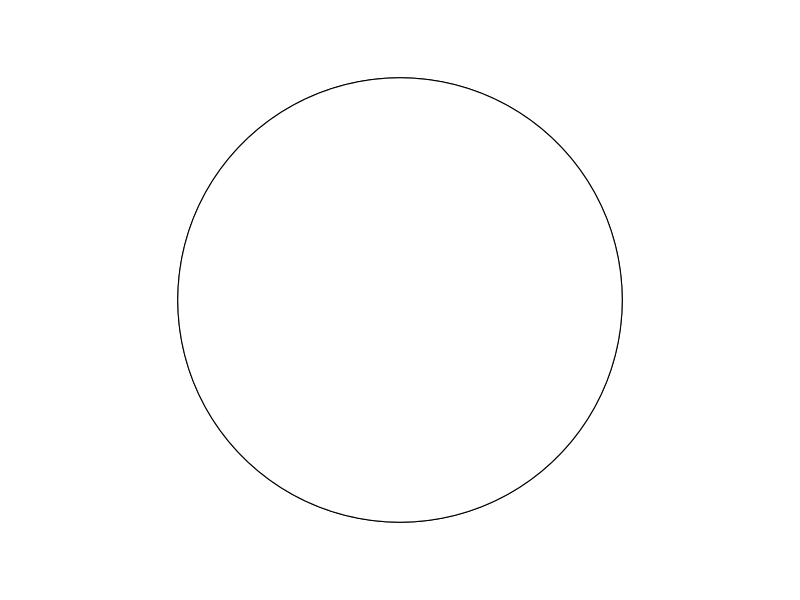
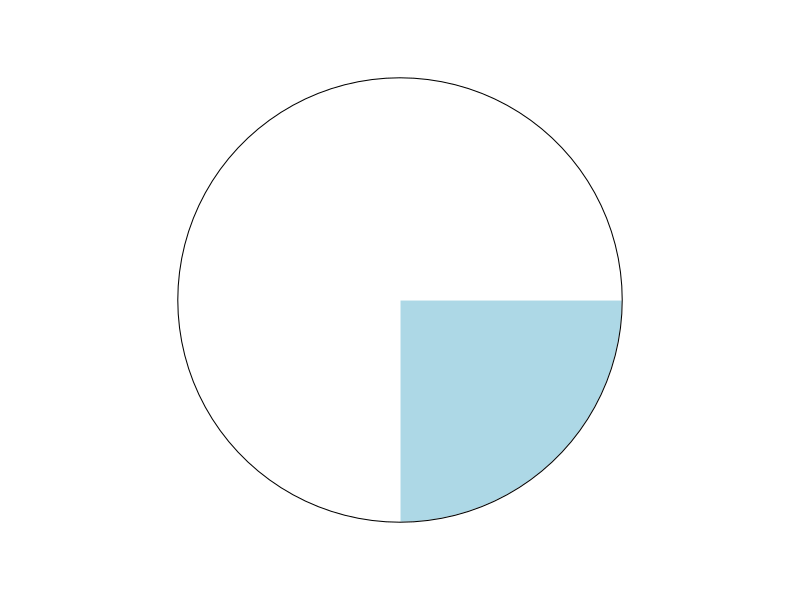
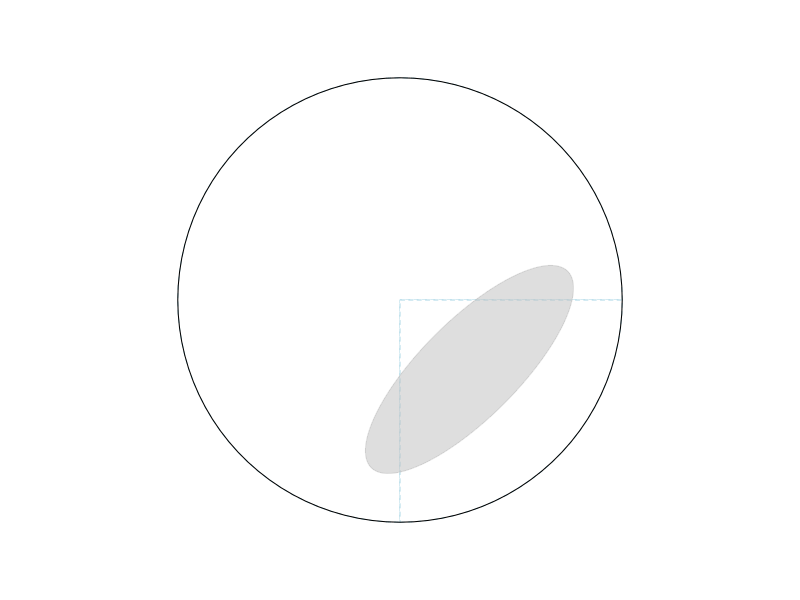
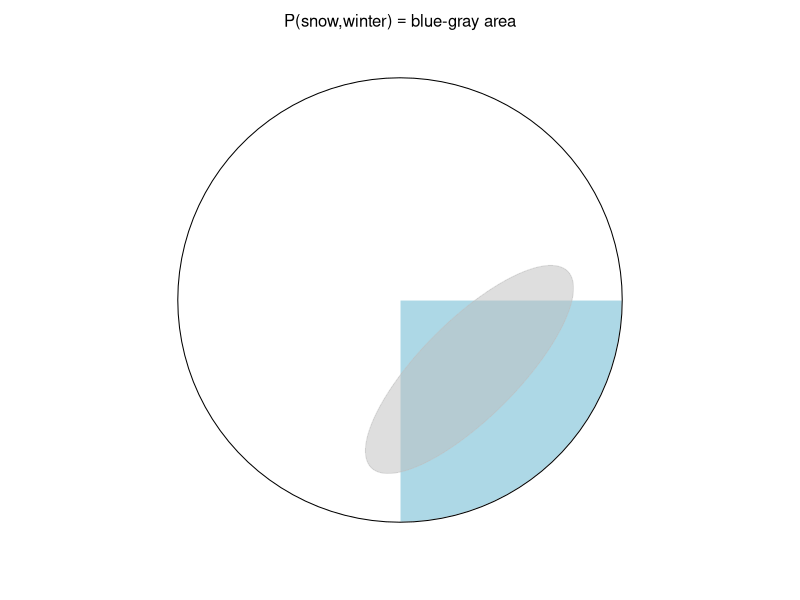
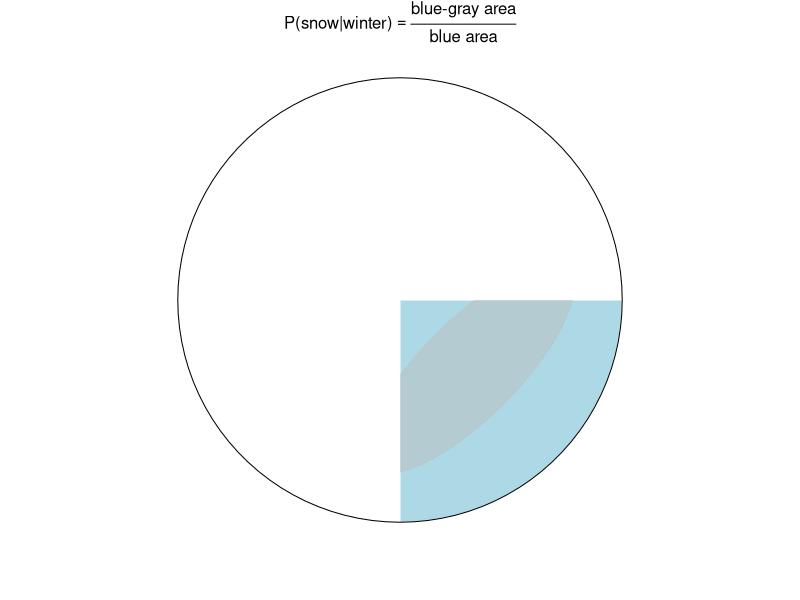
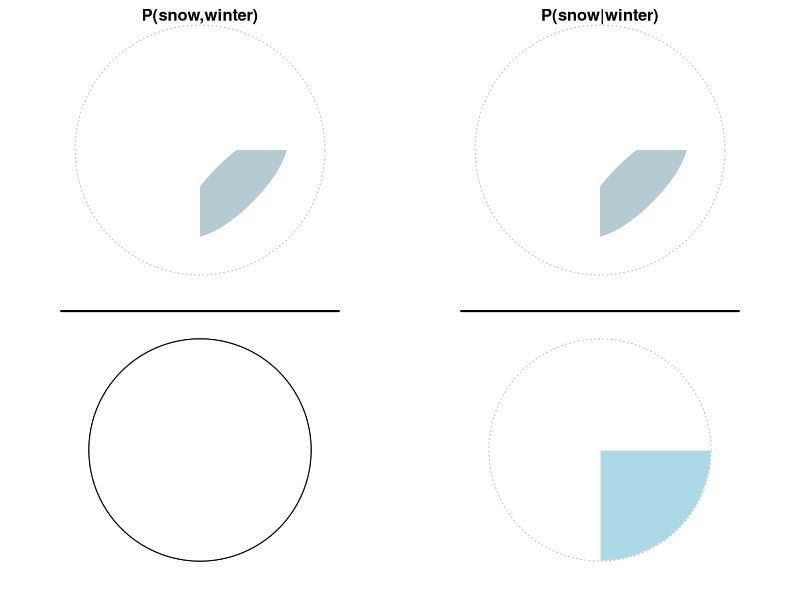
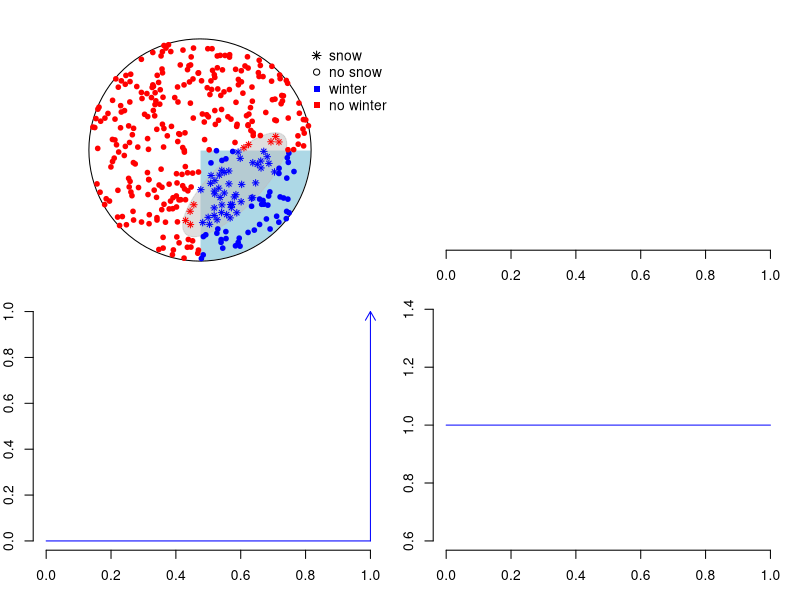
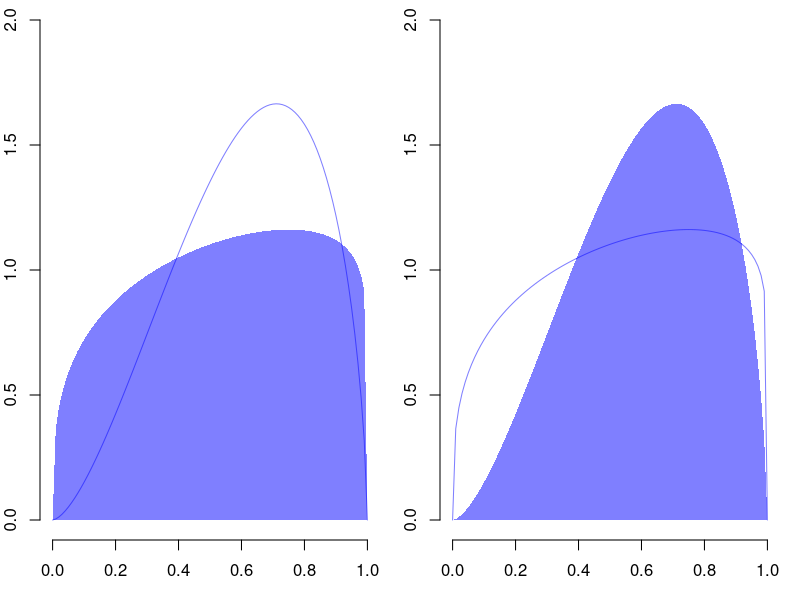

Write R code to recreate these figures, in order.
## ---- chunk 1
knitr::opts_chunk$set(echo = TRUE, dpi = 300, fig.align = 'center')
## ---- chunk 2
library(plotrix)
library(magrittr)
par(mar = c(0,0,0,0))
pie(c(3,1), labels = "")
draw.circle(0,0,.8, col ="white")
## ---- chunk 3
draw_pie = function() {
  par(mar = c(0,0,0,0))
  pie(c(3,1), labels = "", border = "white")
  draw.circle(0,0,.8)
}
draw_pie()
## ---- chunk 4
e.rot = 45
h.e = .25
k.e = -.25
a.e = .5
b.e = .175
draw_ellipse = function() {
  draw.ellipse(h.e,k.e,a.e,b.e , angle = e.rot,
               col = adjustcolor("grey",alpha = .5),
               border = adjustcolor("grey",alpha = .5)) 
}
par(mar = c(0,0,0,0))
pie(c(3,1), labels = "", border = "lightblue", col = "white", lty = 2)
draw.circle(0,0,.8, col =adjustcolor("white",alpha = 0))
draw_ellipse()
## ---- chunk 5
draw_pie()
e.rot = 45
h.e = .25
k.e = -.25
a.e = .5
b.e = .175
draw_ellipse = function() {
  draw.ellipse(h.e,k.e,a.e,b.e , angle = e.rot,
               col = adjustcolor("grey",alpha = .5),
               border = adjustcolor("grey",alpha = .5)) 
}
draw_ellipse()
text(0,1,expression("P(snow,winter)" =="blue-gray area"))
## ---- chunk 6
par(mar = c(0,0,0,0))
pie(c(3,1), labels = "", border = "white")
draw.circle(0,0,.8)
text(0,1,expression("P(snow|winter)" == frac("blue-gray area", "blue area")))
draw_ellipse()
rect(0,0,.7,.2, col = "white", border = NA)
rect(0,0,-.2,-.7, col = "white", border = NA)
## ---- chunk 7
par(mar = c(0,0,0,0), mfrow = c(2,2))

pie(c(3,1), labels = "", ylim = c(0,-.5))
draw.circle(0,0,.9, col ="white", lty = 3, border = "grey")
draw.ellipse(h.e,k.e,a.e,b.e , col = "lightblue", angle = e.rot, border = "lightblue")
draw_ellipse()
rect(0,0,.7,.2, col = "white", border = NA)
rect(0,0,-.2,-.7, col = "white", border = NA)
title("P(snow,winter)",line = -1.25)

pie(c(3,1), labels = "", ylim = c(0,-.5))
draw.circle(0,0,.9, col ="white", lty = 3, border = "grey")
draw.ellipse(h.e,k.e,a.e,b.e , col = "lightblue", angle = e.rot, border = "lightblue")
draw_ellipse()
rect(0,0,.7,.2, col = "white", border = NA)
rect(0,0,-.2,-.7, col = "white", border = NA)
title("P(snow|winter)",line = -1.25)

pie(c(3,1), labels = "")
draw.circle(0,0,.8, col ="white")
lines(c(-1,1),c(1,1), lwd = 2)

pie(c(3,1), labels = "", border = "white")
draw.circle(0,0,.8, lty = 3, border = "grey")
lines(c(-1,1),c(1,1), lwd = 2)
## ---- chunk 8
shift_rotate = function(xy,shift_x, shift_y, angle) {
  theta = 2*pi/(1/(angle/360))
  trans.mat = transf = matrix(c(cos(theta),-sin(theta),sin(theta),cos(theta)),nrow = 2)
  
  x.e = xy[1] - shift_x
  y.e = xy[2] - shift_y
  
  xy_transf = trans.mat %*% matrix(c(x.e,y.e))
  
  return(xy.r = c(
    x.r = shift_x + xy_transf[1],
    y.r = shift_y + xy_transf[2]  
  ))
}

in_ellipse = function(xy,h,k,a,b, e.rot) {
  xy.r = shift_rotate(xy,h,k,e.rot)
  (xy.r[1]-h)^2/a^2 + (xy.r[2]-k)^2/b^2 <= 1
}

rpoint_in_circle = function() {
  r = 0.8 * sqrt(runif(1))
  theta = runif(1) * 2 * pi
  return(c(0 + r * cos(theta),
           0 + r * sin(theta)))
}

## ---- chunk 9
set.seed(123)

# draw the background
draw_pie()
draw_ellipse()

N = 365
is.winter = vector(length = N) # vector to count winter days
is.snow = vector(length = N) # vector to count snow days

for (k in 1:N) {
  # generate random point with custom function
  xy = rpoint_in_circle()
  
  # check if it is a snow day, i.e. in ellipse, with custom function
  is.snow[k] = in_ellipse(xy,h.e,k.e,a.e,b.e,e.rot)
  # check if it is a winter day
  is.winter[k] = xy[1] > 0 & xy[2] < 0
  
  # plot points
  points(xy[1],xy[2],
         pch = ifelse(is.snow[k] == T,8,21), cex = .75,
         bg = ifelse(is.winter[k] == T,"blue","red"),
         col = ifelse(is.winter[k] == T,"blue","red"))
}
legend(.75,.8,
       pch = c(8,21,15,15), bty = "n",
       col = c("black","black","blue","red"),
       legend = c("snow","no snow", "winter", "no winter"))
## ---- chunk 10
N_winter = sum(is.winter)
P_winter = N_winter/N
P_winter %>% round(2)
## ---- chunk 11
N_snow = sum(is.snow)
P_snow = N_snow/N
P_snow %>% round(2)
## ---- chunk 12
# logical indexing:
# is.snow[is.winter] returns only those entries of the 
# vector is.snow that are at positions where the 
# value for is.winter is TRUE
N_winter_and_snow = sum(is.snow[is.winter]) 
P_winter_and_snow = N_winter_and_snow/N
P_winter_and_snow %>% round(2)
## ---- chunk 13
P_snow_given_winter = N_winter_and_snow/N_winter
P_snow_given_winter %>% round(2)
## ---- chunk 14
P_snow_given_winter = P_winter_and_snow/P_winter
## ---- chunk 15
par(mar=c(3,2,0,1))
plot(0, type = "n", xlim = c(0,1), 
     yaxt = "n", ylab = "", 
     xlab = "p",
     bty = "n")
## ---- chunk 16
par(mar=c(3,2,0,1))
plot(0,type = "n",
     ylim = c(0,1.01),
     xlim = c(0,1),
     ylab = "", xlab = "p",
     bty = "n")
arrows(1,0,1,1, col = "blue", length = .1)
lines(c(0,1),c(0,0), col = "blue")
## ---- chunk 17
par(mar=c(3,2,0,1))
curve(dbeta(x,1,1),
      ylab = "density", 
      xlab = "p", 
      bty = "n",
      col = "blue")
## ---- chunk 18
par(mar=c(3,2,0,1))
filled.beta = function(a = 1, b = 1, col = "blue", border = NA, ylim = NULL, add = F) {
  x = seq(0,1,.01)
  y = dbeta(x,a,b)
  x.poly <- c(x, tail(x,1), head(x,1))
  y.poly <- c(y, 0, 0)
  if (is.null(ylim)) ylim = c(0,max(y))
  if (add == FALSE)
    plot(0,type = "n", ylim = ylim, xlab = "p", ylab = "density", xlim = c(0,1), bty = "n")
  polygon(x.poly, y.poly, col=col, border=border)
}
par(mfrow = c(1,2))
filled.beta(1.3,1.1, col = adjustcolor("blue", alpha = .5), ylim = c(0,2))
curve(dbeta(x,1.3*2,1.1*1.5), col = adjustcolor("blue", alpha = .5), add = T)
filled.beta(1.3*2,1.1*1.5, col = adjustcolor("blue", alpha = .5), ylim = c(0,2))
curve(dbeta(x,1.3,1.1), col = adjustcolor("blue", alpha = .5), add = T)
## ---- chunk 19
p = seq(0,1,length.out = 100)
prior = dbeta(p,2,1.5)
prior = prior/sum(prior)
plot(p,
     prior,
     ylab = "density",
     main = "Prior",
     type = 'l',
     xlab = "p",
     bty = "n",
     col = "blue")
## ---- chunk 20
trials = 4
successes = 3
likelihood = dbinom(successes,size = trials, prob = p)
likelihood = likelihood/sum(likelihood)
plot(p,
     likelihood,
     ylab = "density",
     main = "Likelihood",
     type = 'l',
     xlab = "p",
     bty = "n",
     col = "red")
## ---- chunk 21
prior_x_likelihood = prior * likelihood
## ---- chunk 22
plot(p,
     prior_x_likelihood,
     type = 'l',
     xlab = "p",
     ylab = "density",
     bty = "n",
     col = "violet",
     lty = 3,
     main = "prior * likelihood",
     lwd = 2)
## ---- chunk 23
s = sum(prior_x_likelihood)
posterior = prior_x_likelihood/s
c(1/s, sum(posterior))
## ---- chunk 24
plot(p,prior_x_likelihood,'l',
     ylim = c(0,0.025),ylab = "density",
     col = "violet", lty = 3, lwd = 2)
m = c(10,25,50)
for (k in 1:length(m)) {
  lines(p,prior_x_likelihood*m[k])
  text(p[which.max(prior_x_likelihood)],
       max(prior_x_likelihood*m[k]),
       paste0("* ",m[k]), pos = 3)
}
lines(p,prior_x_likelihood*1/s,
      col = "violet", lwd = 2)
text(p[which.max(prior_x_likelihood)],
     max(posterior),
     paste0("* ",1/s), pos = 3)
## ---- chunk 25
plot(p,
     posterior,
     type = 'l',
     xlab = "p",
     ylab = "density",
     col = "violet",
     lwd = 2)
lines(p,prior * likelihood,col = "violet", lty = 3)
lines(p,prior,col = "blue")
lines(p,likelihood,col = "red")
legend("topleft",
       col = c("blue","red","violet"),
       lty = 1,
       legend = c("Prior","Likelihood","Posterior"), 
       bty = "n")
## ---- chunk 26
trials = 20
successes = 15
likelihood = dbinom(successes,size = trials, prob = p)
likelihood = likelihood/sum(likelihood)
posterior = prior * likelihood
posterior = posterior/sum(posterior)
plot(p,
     posterior,
     ylab = "density",
     type = 'l',
     xlab = "p",
     col = "violet",
     lwd = 2)
lines(p,prior,col = "blue")
lines(p,likelihood,col = "red")
legend("topleft",
       col = c("blue","red","violet"),
       lty = 1,
       legend = c("Prior","Likelihood","Posterior"), 
       bty = "n")
